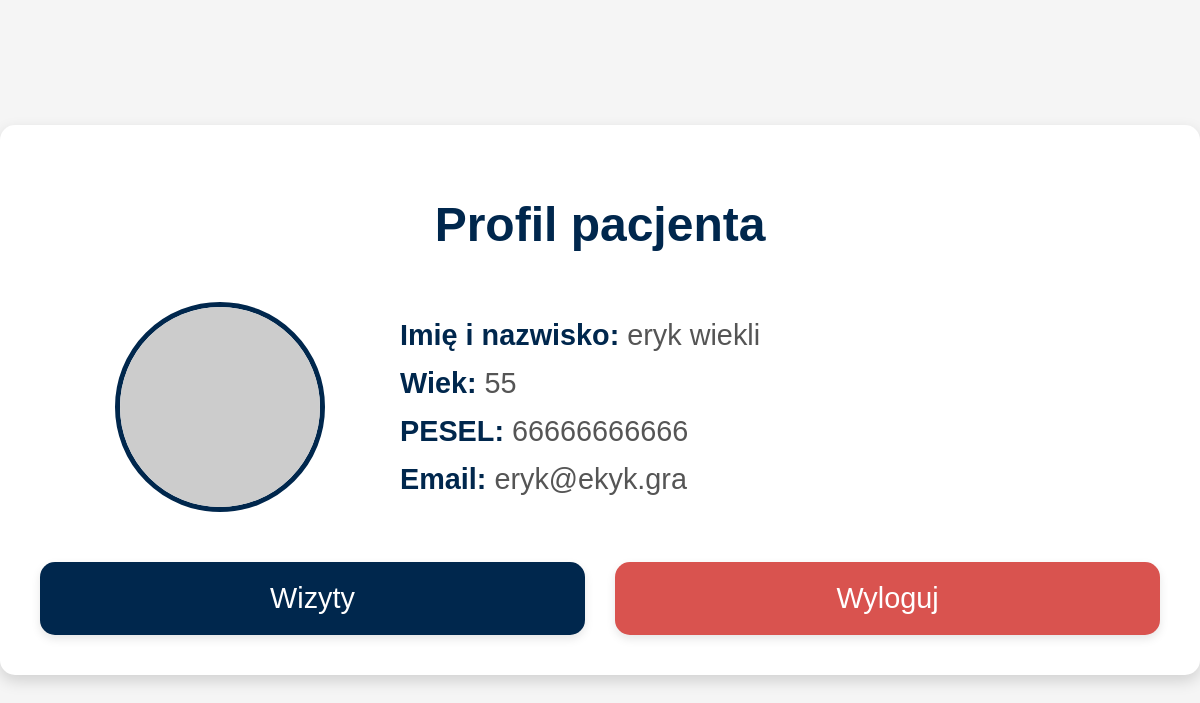
The page /cal/profil.php?pesel=66666666666 on the database its author committed.
### tables this page shows
CREATE TABLE `pacjent` (
  `id_pacjenta` int(11) NOT NULL,
  `pesel` varchar(11) NOT NULL,
  `imie` varchar(50) NOT NULL,
  `nazwisko` varchar(50) NOT NULL,
  `wiek` int(11) DEFAULT NULL CHECK (`wiek` > 0 and `wiek` < 150),
  `plec` enum('M','K') NOT NULL,
  `mail` varchar(100) NOT NULL,
  `haslo` varchar(255) NOT NULL
);

### cal/profil.php (the view, shortened to what this page needs)
<?php
include 'config.php';
$pesel = $_GET['pesel'];
try {
    $stmt = $conn->prepare("SELECT imie, nazwisko, wiek, pesel, mail FROM pacjent WHERE pesel = :pesel");
    $stmt->bindParam(':pesel', $pesel);
    $stmt->execute();
    $user = $stmt->fetch(PDO::FETCH_ASSOC);
} catch (PDOException $e) {
    die("Błąd bazy danych: " . $e->getMessage());
}
?>
<!DOCTYPE html>
<html lang="pl">
<head>
    <link rel="stylesheet" href="styles.css">
</head>
<body>
    <div class="container">
        <h1>Profil pacjenta</h1>
        <div class="profile-section">
            <div class="profile-picture">
                <img src="https://via.placeholder.com/200" alt="">
            </div>
            <div class="profile-details">
                <p><span>Imię i nazwisko:</span> <?php echo htmlspecialchars($user['imie'] . ' ' . $user['nazwisko']); ?></p>
                <p><span>Wiek:</span> <?php echo htmlspecialchars($user['wiek']); ?></p>
                <p><span>PESEL:</span> <?php echo htmlspecialchars($user['pesel']); ?></p>
                <p><span>Email:</span> <?php echo htmlspecialchars($user['mail']); ?></p>
            </div>
        </div>
        <div class="buttons-container">
            <a href="cal.html" class="button">Wizyty</a>
            <a href="logout.php" class="button logout">Wyloguj</a>
        </div>
    </div>
</body>
</html>

### cal/styles.css (style rules this page uses)
body { font-family: Arial, sans-serif; background-color: #f4f4f9; margin: 0; padding: 0; display: flex; justify-content: center; align-items: center; height: 100vh; }
.container { display: flex; justify-content: center; align-items: center; flex-direction: column; width: 100%; max-width: 500px; background: #fff; padding: 20px; border-radius: 10px; box-shadow: 0 2px 10px rgba(0, 0, 0, 0.1); }
p { margin-top: 15px; font-size: 14px; color: #555; }

### cal/profil.php (style rules this page uses)
body { font-family: Arial, sans-serif; background-color: #f5f5f5; margin: 0; padding: 0; }
.container { max-width: 1200px; margin: 40px auto; background: white; padding: 40px; border-radius: 15px; box-shadow: 0 6px 15px rgba(0, 0, 0, 0.15); display: flex; flex-direction: column; align-items: center; }
h1 { color: #00274d; text-align: center; font-size: 3rem; margin-bottom: 50px; }
.profile-section { display: flex; align-items: center; justify-content: space-between; width: 100%; margin-bottom: 50px; }
.profile-details { flex: 1; padding-right: 40px; }
.profile-details p { margin: 15px 0; font-size: 1.8rem; }
.profile-details p span { font-weight: bold; color: #00274d; }
.profile-picture { flex: 0.5; display: flex; align-items: center; justify-content: center; }
.profile-picture img { width: 200px; height: 200px; border-radius: 50%; border: 5px solid #00274d; }
.buttons-container { display: grid; grid-template-columns: repeat(2, 1fr); gap: 30px; width: 100%; }
.button { text-align: center; padding: 20px; border-radius: 15px; text-decoration: none; font-size: 1.8rem; color: white; background-color: #00274d; transition: background-color 0.3s, transform 0.2s; box-shadow: 0 4px 10px rgba(0, 0, 0, 0.1); }
.button.logout { background-color: #d9534f; }

### rows shown on the page
pacjent: imie+nazwisko "eryk wiekli", wiek "55", pesel "66666666666", mail "eryk@ekyk.gra"
